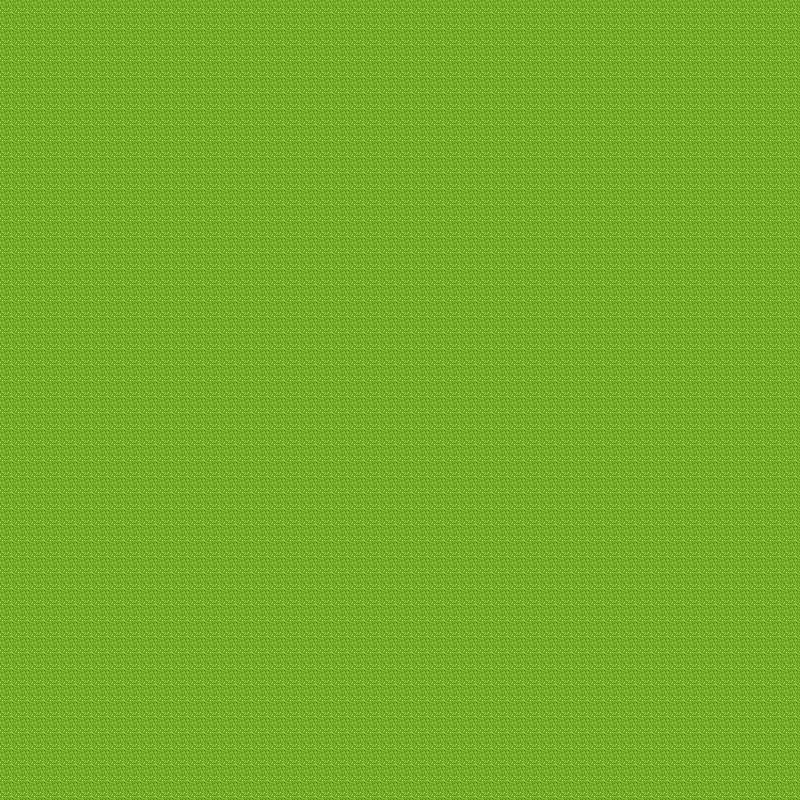

Tiled map render using the project's own tile images. Description and the map definition, with tile-layer contents summarised, below:
An orthogonal 50x50 tile map with 16x16 px tiles, 1 tile layer (Tile Layer 1), 2 tilesets and 6 objects.

<map version="1.5" tiledversion="1.7.2" orientation="orthogonal" renderorder="right-down" width="50" height="50" tilewidth="16" tileheight="16" infinite="0" nextlayerid="5" nextobjectid="10">
 <tileset firstgid="1" source="../../../textures/maps/propergrass2.tsx" />
 <tileset firstgid="97" source="../../../textures/maps/propergrass2.tsx" />
 <layer id="3" name="Tile Layer 1" width="50" height="50">
  <data>[2500 cells, 2500 non-empty, 1 distinct tile ids]</data>
 </layer>
 <objectgroup id="4" name="collisions">
  <object id="4" x="261.333" y="204" width="218.667" height="138.667" />
  <object id="5" x="488" y="460" width="26.6667" height="141.333" />
  <object id="6" x="261.333" y="446.667" width="118.667" height="76" />
  <object id="7" x="286.667" y="365.333" width="222.667" height="37.3333" />
  <object id="8" x="197.333" y="254.667" width="38.6667" height="180" />
  <object id="9" x="553.333" y="165.333">
   <polygon points="0,0 41.3333,1.33333 68,53.3333 52,114.667 -22.6667,97.3333" />
  </object>
 </objectgroup>
</map>
